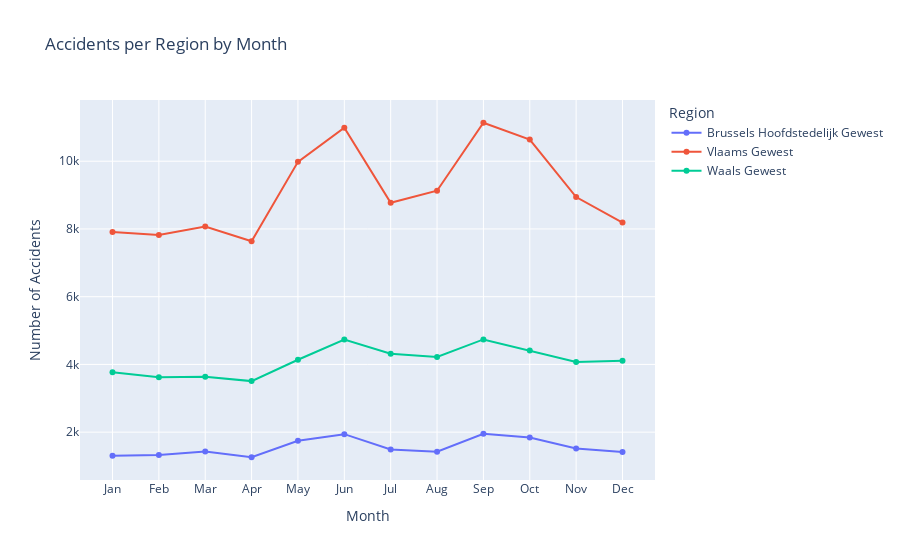

The notebook cell this image was saved under:
### Code cell
# Grouping accidents per region and month
accidents_per_region = df.groupby(['Month', 'Region'])[['Accident']].sum()
accidents_per_region = accidents_per_region.reset_index()
accidents_per_region['Month'] = pd.to_datetime(accidents_per_region['Month'], format='%m').dt.month_name().str.slice(stop=3)
fig=px.line(accidents_per_region, x='Month', y='Accident', title='Accidents per Region by Month', color='Region', 
        labels={'Month':'Month', 'Accident':'Number of Accidents', 'Region':'Region'},line_group='Region',markers=True)
fig.show()

### Figure 1 — Plotly figure (JSON) as saved in the notebook; plotly's stock layout.template omitted (floating-point values rounded to 4 significant figures)
{"data": [{"hovertemplate": "Region=Brussels Hoofdstedelijk Gewest<br>Month=%{x}<br>Number of Accidents=%{y}<extra></extra>", "legendgroup": "Brussels Hoofdstedelijk Gewest", "line": {"color": "#636efa", "dash": "solid"}, "marker": {"symbol": "circle"}, "mode": "lines+markers", "name": "Brussels Hoofdstedelijk Gewest", "orientation": "v", "showlegend": true, "type": "scatter", "x": ["Jan", "Feb", "Mar", "Apr", "May", "Jun", "Jul", "Aug", "Sep", "Oct", "Nov", "Dec"], "xaxis": "x", "y": [1306, 1329, 1428, 1259, 1744, 1941, 1486, 1420, 1953, 1844, 1519, 1411], "yaxis": "y"}, {"hovertemplate": "Region=Vlaams Gewest<br>Month=%{x}<br>Number of Accidents=%{y}<extra></extra>", "legendgroup": "Vlaams Gewest", "line": {"color": "#EF553B", "dash": "solid"}, "marker": {"symbol": "circle"}, "mode": "lines+markers", "name": "Vlaams Gewest", "orientation": "v", "showlegend": true, "type": "scatter", "x": ["Jan", "Feb", "Mar", "Apr", "May", "Jun", "Jul", "Aug", "Sep", "Oct", "Nov", "Dec"], "xaxis": "x", "y": [7908, 7824, 8072, 7635, 9981, 10988, 8771, 9129, 11136, 10638, 8941, 8188], "yaxis": "y"}, {"hovertemplate": "Region=Waals Gewest<br>Month=%{x}<br>Number of Accidents=%{y}<extra></extra>", "legendgroup": "Waals Gewest", "line": {"color": "#00cc96", "dash": "solid"}, "marker": {"symbol": "circle"}, "mode": "lines+markers", "name": "Waals Gewest", "orientation": "v", "showlegend": true, "type": "scatter", "x": ["Jan", "Feb", "Mar", "Apr", "May", "Jun", "Jul", "Aug", "Sep", "Oct", "Nov", "Dec"], "xaxis": "x", "y": [3770, 3623, 3637, 3507, 4137, 4737, 4317, 4222, 4738, 4411, 4071, 4111], "yaxis": "y"}], "layout": {"legend": {"title": {"text": "Region"}, "tracegroupgap": 0}, "title": {"text": "Accidents per Region by Month"}, "xaxis": {"anchor": "y", "domain": [0, 1], "title": {"text": "Month"}}, "yaxis": {"anchor": "x", "domain": [0, 1], "title": {"text": "Number of Accidents"}}}}
